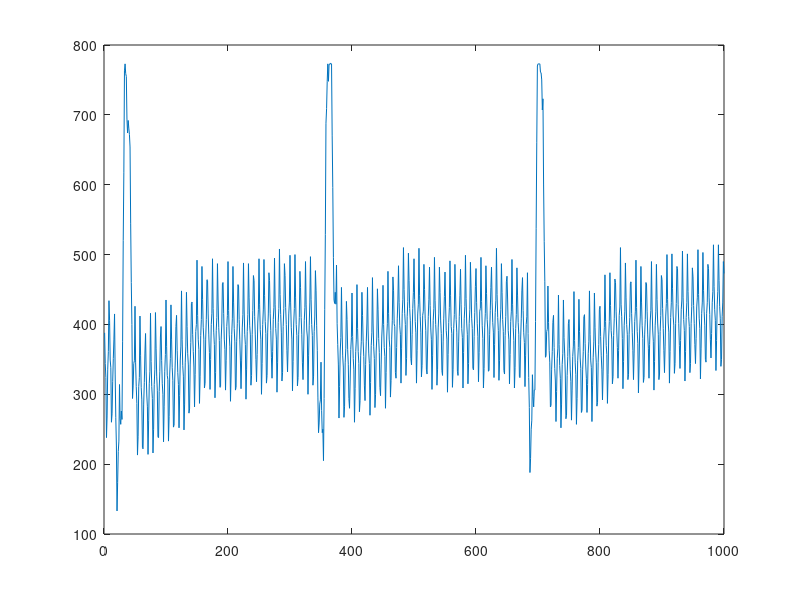
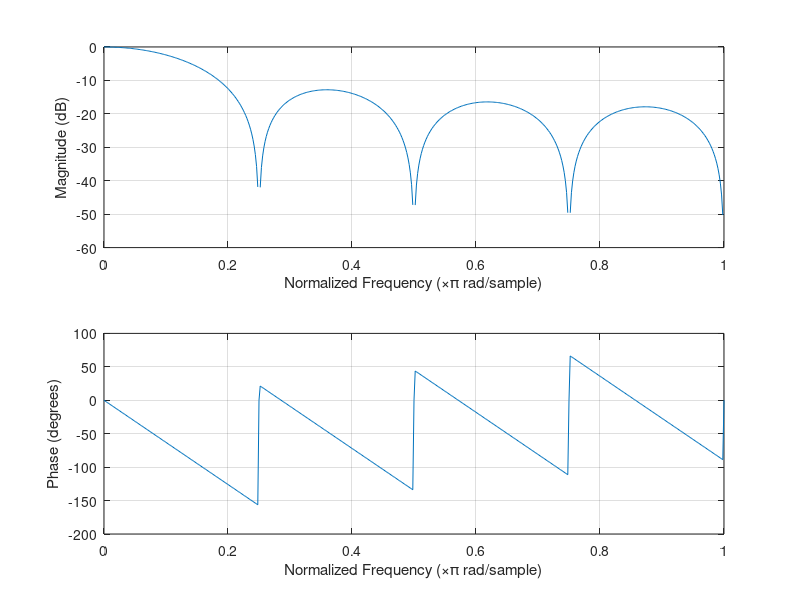
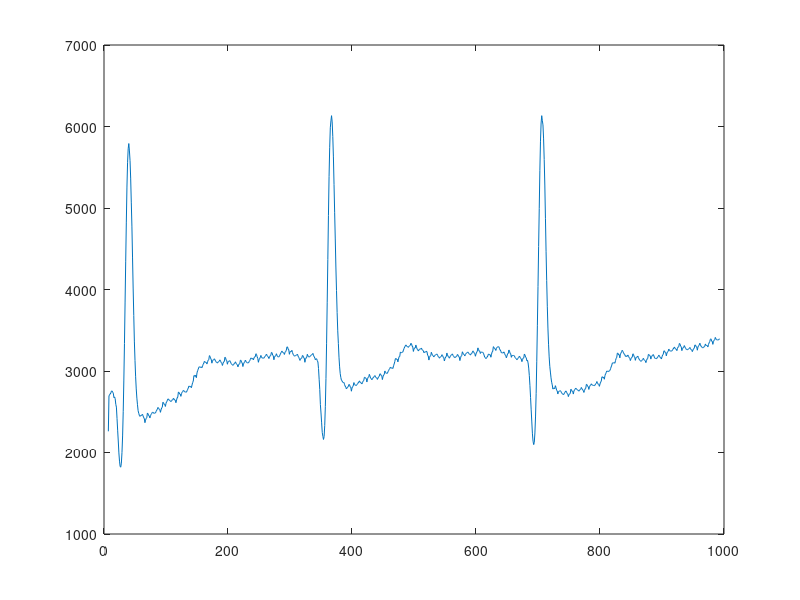
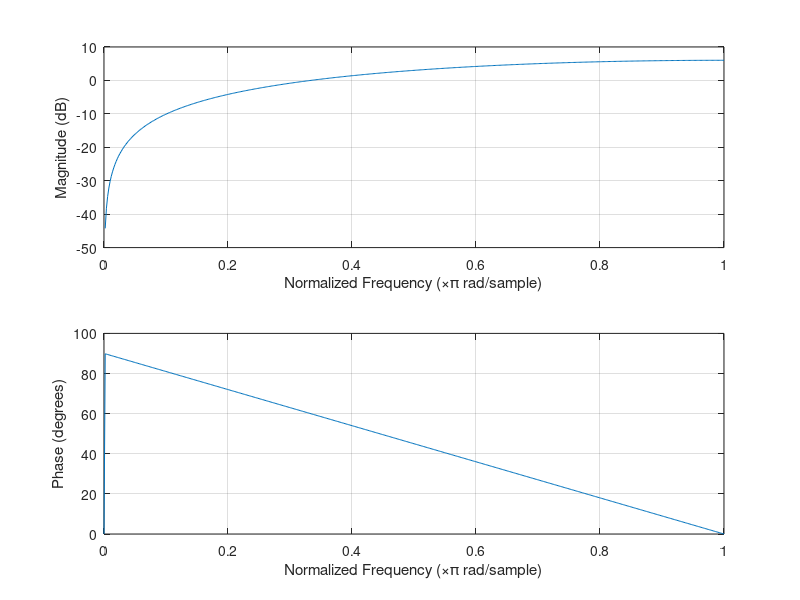

The MATLAB script that drew these images, in order:

load("data.mat");
fs=500;

figure('name','origin');
plot(disbuff);


n=8;
one_filter = ones(n,1);
figure('name','freq_ones');
freqz(one_filter/n,1);
output=conv(disbuff,one_filter);

figure('name','low_pass_filter ');
plot(n-1:(length(disbuff)-(n-1)),output(n-1:(length(disbuff)-(n-1))));
disbuff = disbuff(7:length(disbuff)-7);
h1 = [1 -1];
figure('name','freq_low_pass_filter ');
freqz(h1,1);
new_vector2 =conv(output,h1);
figure('name','low_pass_filter & high pass filter');
new_vector2 = new_vector2(2:(length(new_vector2)-1));
new_vector2(new_vector2<0)=0;
plot(new_vector2);
figure('name','low_pass_filter & high pass filter___normal');
normal = ((new_vector2(:)-min(new_vector2(:)))./ (max(new_vector2(:))-min(new_vector2(:))));
temp = normal;
plot(temp);
new = temp .^ 2;
figure('name','low_pass_filter & high pass filter___');
plot(new);
figure('name','low_pass_filter & high pass filter_draw');

[y,x]=findpeaks(new);
%plot((1:length(new)),new);
a=find(y>0.705);
plot(1:987,disbuff);
hold on
plot(x(a),disbuff(x(a)+1),'o','Markersize',10);
hold off    
        
        

%{
for i=1:1000
    new_vector2(i) =sum(pad_vector(i:i+1).* h1);
end
%}
%{
fft_y3 = abs(fft(new_vectorif length(rpeakvector)<2:2));

figure('name','low_pass_filter & high pass filter_fs');
plot((n:(1000))*fs/1000,fft_y3(n:(1000)));
%}
%{
z2 = medfilt1(y2,100);
figure('name','pass by FIR and 200ms median filter');

plot(z2);

w2 = medfilt1(z2,300);
figure('name','pass by FIR and 200ms median filter and voltage shift and differential');
t2=y2-w2;
plot(t2+180);

figure('name','pass by FIR and 200ms median & 600ms median filter');

plot(w2);
ylim([-100,900]);
figure('name','pass by FIR and 200ms median and differential');
plot(y2-z2);

figure('name','pass by FIR and 200ms median and differential and shift and fft');
final=abs(fft(t2+180));
plot((0:999)*fs/1000,final);
%}